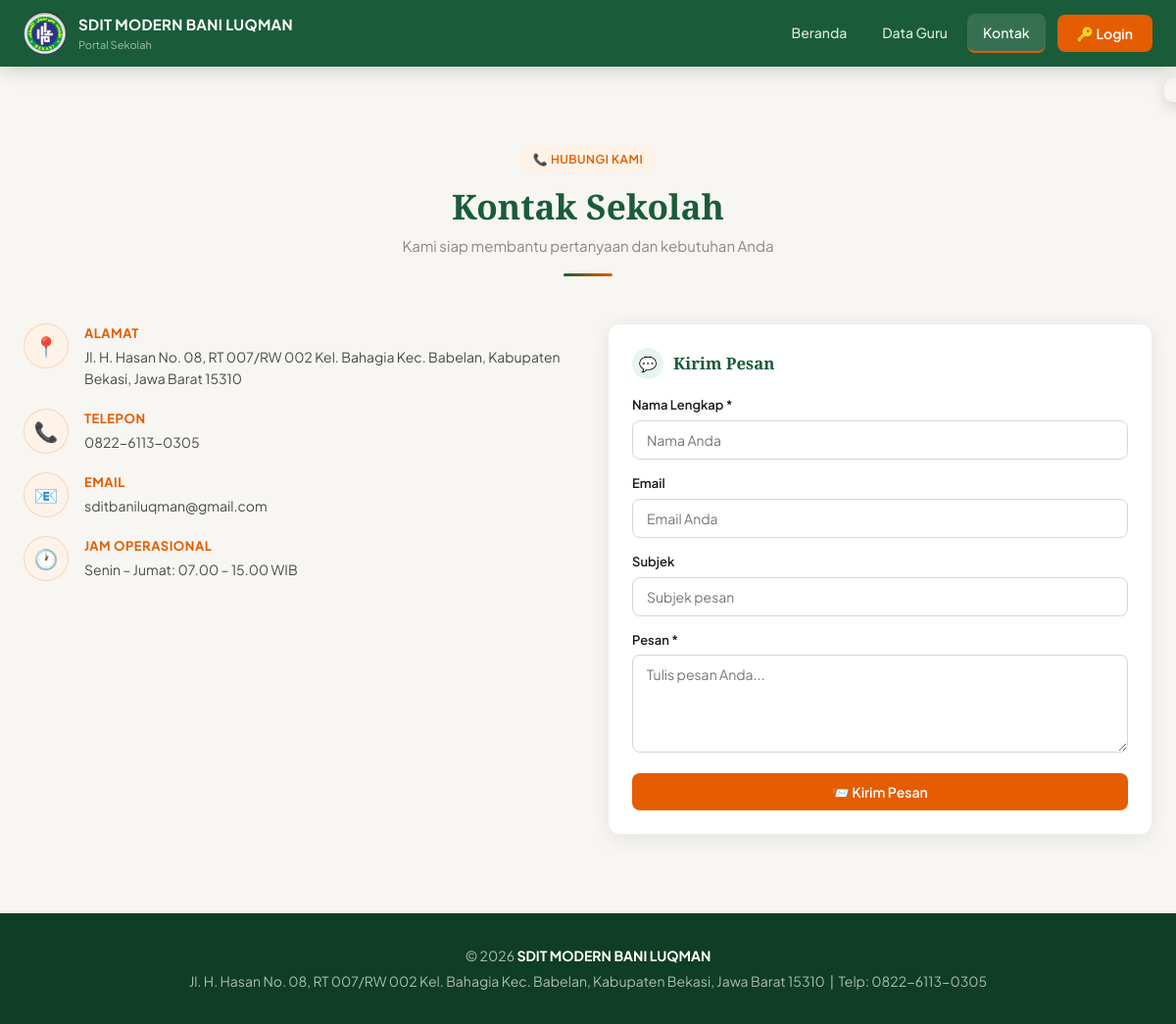
The page /kontak.php on the database its author committed.
### tables this page shows
CREATE TABLE `pengaturan` (
  `id`             int(11)      NOT NULL AUTO_INCREMENT,
  `nama_sekolah`   varchar(200) DEFAULT NULL,
  `npsn`           varchar(20)  DEFAULT NULL,
  `alamat`         text         DEFAULT NULL,
  `telepon`        varchar(30)  DEFAULT NULL,
  `email`          varchar(100) DEFAULT NULL,
  `kepala_sekolah` varchar(200) DEFAULT NULL,
  `akreditasi`     varchar(10)  DEFAULT NULL,
  `foto_sekolah`   varchar(255) DEFAULT NULL,
  `visi`           text         DEFAULT NULL,
  `misi`           text         DEFAULT NULL,
  `tahun_berdiri`  year(4)      DEFAULT 2023,
  `updated_at`     timestamp    NOT NULL DEFAULT current_timestamp() ON UPDATE current_timestamp(),
  PRIMARY KEY (`id`)
);

### config/database.php (called while the page is built, shortened)
<?php
function e(string $str): string
{
    return htmlspecialchars($str, ENT_QUOTES, 'UTF-8');
}

### kontak.php (the view, shortened to what this page needs)
<?php
require_once __DIR__ . '/config/database.php';
$halamanAktif = 'kontak';
include __DIR__ . '/includes/header.php';
?>
<section class="seksi">
  <div class="container">
    <div class="seksi-judul">
      <div class="label-atas">📞 Hubungi Kami</div>
      <h2>Kontak Sekolah</h2>
      <p>Kami siap membantu pertanyaan dan kebutuhan Anda</p>
      <div class="garis"></div>
    </div>
    <div class="kontak-grid">
      <div>
        <div class="kontak-info-list">
          <div class="kontak-item"><div class="kontak-ikon">📍</div><div><h4>Alamat</h4><p><?= e($set['alamat']??'') ?></p></div></div>
          <div class="kontak-item"><div class="kontak-ikon">📞</div><div><h4>Telepon</h4><p><?= e($set['telepon']??'') ?></p></div></div>
          <div class="kontak-item"><div class="kontak-ikon">📧</div><div><h4>Email</h4><p><?= e($set['email']??'') ?></p></div></div>
          <div class="kontak-item"><div class="kontak-ikon">🕐</div><div><h4>Jam Operasional</h4><p>Senin – Jumat: 07.00 – 15.00 WIB</p></div></div>
        </div>
      </div>
      <div class="kartu">
        <h3 class="kartu-judul"><span class="kartu-ikon">💬</span> Kirim Pesan</h3>
        <form method="POST">
          <div class="form-grup"><label>Nama Lengkap *</label><input type="text" name="nama" class="form-kontrol" required placeholder="Nama Anda"></div>
          <div class="form-grup"><label>Email</label><input type="email" name="email" class="form-kontrol" placeholder="Email Anda"></div>
          <div class="form-grup"><label>Subjek</label><input type="text" name="subjek" class="form-kontrol" placeholder="Subjek pesan"></div>
          <div class="form-grup"><label>Pesan *</label><textarea name="pesan" class="form-kontrol" rows="4" required placeholder="Tulis pesan Anda..."></textarea></div>
          <button type="submit" class="btn btn-orange" style="width:100%;justify-content:center;">📨 Kirim Pesan</button>
        </form>
      </div>
    </div>
  </div>
</section>
<?php include __DIR__ . '/includes/footer.php'; ?>

### includes/header.php (shortened to what this page needs)
<?php
require_once __DIR__ . '/../config/database.php';
$db = getDB();
$set = $db->query("SELECT * FROM pengaturan LIMIT 1")->fetch();
$namaSekolah = $set['nama_sekolah'] ?? 'SDIT BANI LUQMAN';
$halamanAktif = $halamanAktif ?? '';
?>
<!DOCTYPE html>
<html lang="id">
<head>
  <link rel="stylesheet" href="<?= BASE_URL ?>/assets/css/main.css?v=<?= filemtime(__DIR__ . "/../assets/css/main.css") ?>">
</head>
<body>
<nav class="navbar">
  <div class="nav-inner">
    <a href="<?= BASE_URL ?>/index.php" class="nav-logo">
      <img src="<?= BASE_URL ?>/assets/logo.jpeg" alt="Logo Sekolah" class="nav-logo-ikon" style="object-fit: cover; background: transparent;">
      <div class="nav-logo-teks">
        <strong><?= e($namaSekolah) ?></strong>
        <span>Portal Sekolah</span>
      </div>
    </a>
    <div class="nav-menu" id="navMenu">
      <a href="<?= BASE_URL ?>/index.php" class="<?= $halamanAktif === 'beranda' ? 'aktif' : '' ?>">Beranda</a>
      <a href="<?= BASE_URL ?>/guru-publik.php" class="<?= $halamanAktif === 'guru' ? 'aktif' : '' ?>">Data Guru</a>
      <a href="<?= BASE_URL ?>/kontak.php" class="<?= $halamanAktif === 'kontak' ? 'aktif' : '' ?>">Kontak</a>
      <?php if (!empty($_SESSION['guru_id'])): ?>
        <a href="<?= BASE_URL ?>/guru/dashboard.php" class="btn-login">Dashboard Guru</a>
      <?php elseif (!empty($_SESSION['admin_id'])): ?>
        <a href="<?= BASE_URL ?>/admin/dashboard.php" class="btn-login">Dashboard Admin</a>
      <?php elseif (!empty($_SESSION['siswa_id'])): ?>
        <a href="<?= BASE_URL ?>/siswa/dashboard.php" class="btn-login">📚 Portal Siswa</a>
      <?php else: ?>
        <a href="<?= BASE_URL ?>/login.php" class="btn-login">🔑 Login</a>
      <?php endif; ?>
    </div>
  </div>
</nav>
<div class="notif-toast" id="notifToast"></div>

### includes/footer.php (shortened to what this page needs)
<?php
require_once __DIR__ . '/../config/database.php';
$db = getDB();
$set = $db->query("SELECT * FROM pengaturan LIMIT 1")->fetch();
?>
<footer>
  <p>&copy; <?= date('Y') ?> <strong><?= e($set['nama_sekolah'] ?? 'SMP Nusantara Bangsa') ?></strong></p>
  <p style="margin-top:4px;"><?= e($set['alamat'] ?? '') ?> &nbsp;|&nbsp; Telp: <?= e($set['telepon'] ?? '') ?></p>
</footer>
</body>
</html>

### rows shown on the page
pengaturan: nama_sekolah "SDIT MODERN BANI LUQMAN", alamat "Jl. H. Hasan No. 08, RT 007/RW 002 Kel. Bahagia Kec. Babelan, Kabupaten Bekasi, Jawa Barat 15310", telepon "0822-6113-0305", email "sditbaniluqman@gmail.com"
